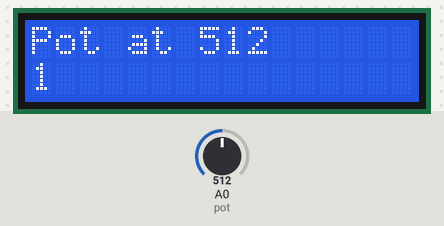
Recording of a program running on a simulated Arduino Uno, built with avr-gcc and run on an emulated ATmega328P. Parts: 16×2 character LCD. Inputs (shaded band) come from the test bench; at power-on: A0 (pot) = 512. What the program prints to the serial monitor is not drawn.

Above: at 1.2 s.
1.3 s: A0 (pot) set to 716
At 2.4 s:
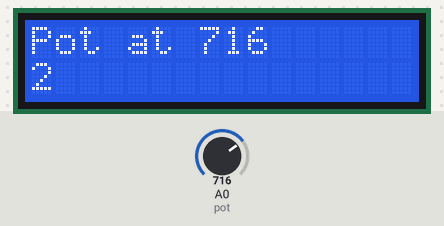
3.5 s: A0 (pot) set to 900
At 4.8 s:
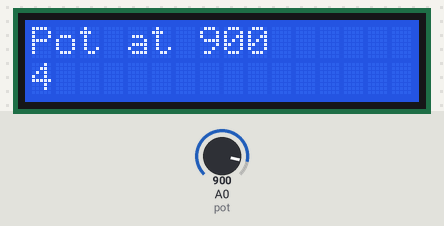
5.5 s: A0 (pot) set to 1023
At 6.8 s:
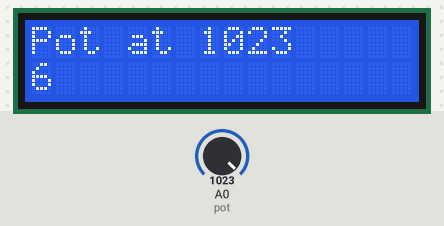
Timing chart, 0 to 8.5 s (numbered marks = the images above; inputs shaded):
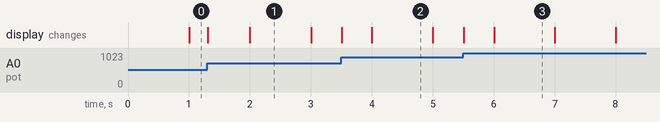

The program:

main.cpp
```cpp
/*
    SparkFun Inventor’s Kit
    Circuit 4A-HelloWorld

    The LCD will display the words "Hello World" and show how many seconds have passed since
    the RedBoard was last reset.

    This sketch was written by SparkFun Electronics, with lots of help from the Arduino community.
    This code is completely free for any use.

    View circuit diagram and instructions at: https://learn.sparkfun.com/tutorials/sparkfun-inventors-kit-experiment-guide---v41
    Download drawings and code at: https://github.com/sparkfun/SIK-Guide-Code
*/

#include <Arduino.h>
#include <LiquidCrystal.h>          //the liquid crystal library contains commands for printing to the display

char lcdOutput[16];  //text output
int potPosition;       //this variable will hold a value based on the position of the potentiometer

LiquidCrystal lcd(13, 12, 11, 10, 9, 8);   // tell the RedBoard what pins are connected to the display

void setup() {

    Serial.begin(9600);       //start a serial connection with the computer

    lcd.begin(16, 2);                 //tell the lcd library that we are using a display that is 16 characters wide and 2 characters high
    lcd.clear();                      //clear the display
}

void loop() {

    //read the position of the pot
    potPosition = analogRead(A0);    //set potPosition to a number between 0 and 1023 based on how far the knob is turned
    Serial.println(potPosition);     //print the value of potPosition in the serial monitor on the computer

    lcd.setCursor(0, 0);              //set the cursor to the 0,0 position (top left corner)
    sprintf(lcdOutput, "Pot at %d", potPosition);
    //lcd.print("Hello, world! at" );       //print hello, world! starting at that position
    lcd.print(lcdOutput);       //print hello, world! starting at that position

    lcd.setCursor(0, 1);              //move the cursor to the first space of the bottom row
    lcd.print(millis() / 1000);       //print the number of seconds that have passed since the last reset
}
```

Measured:
- what the display in image 1 shows lasts 1.0 s, from 2.0 s to 3.0 s
